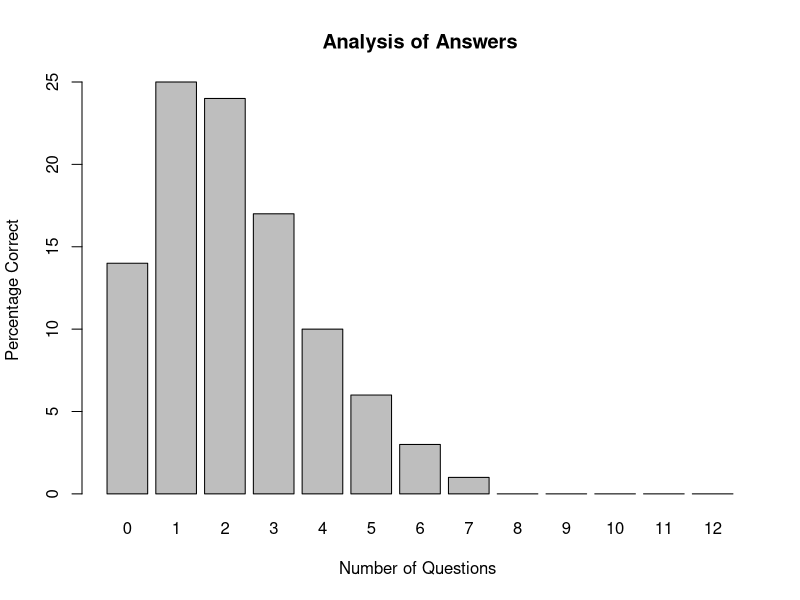
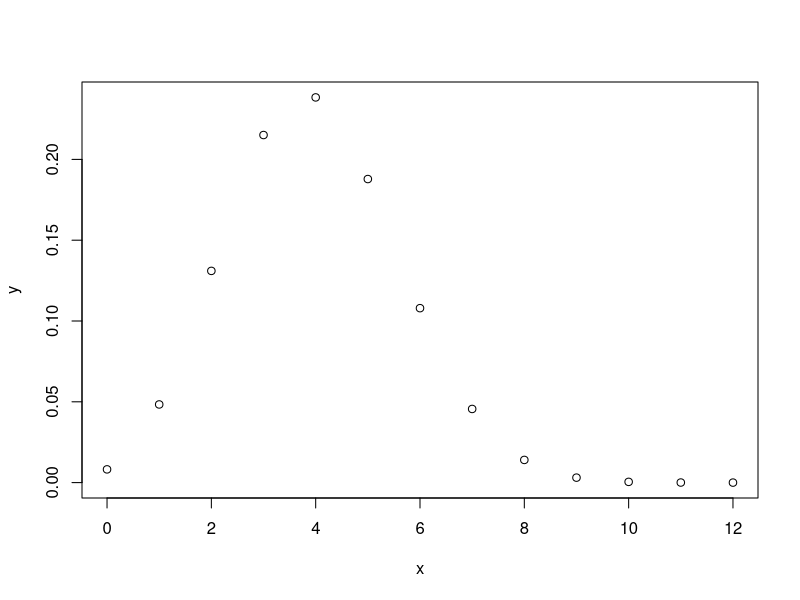
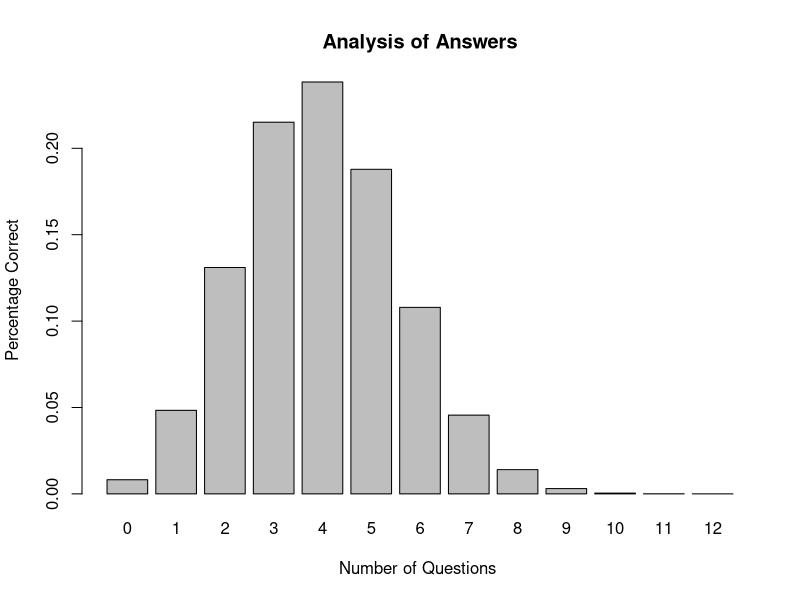
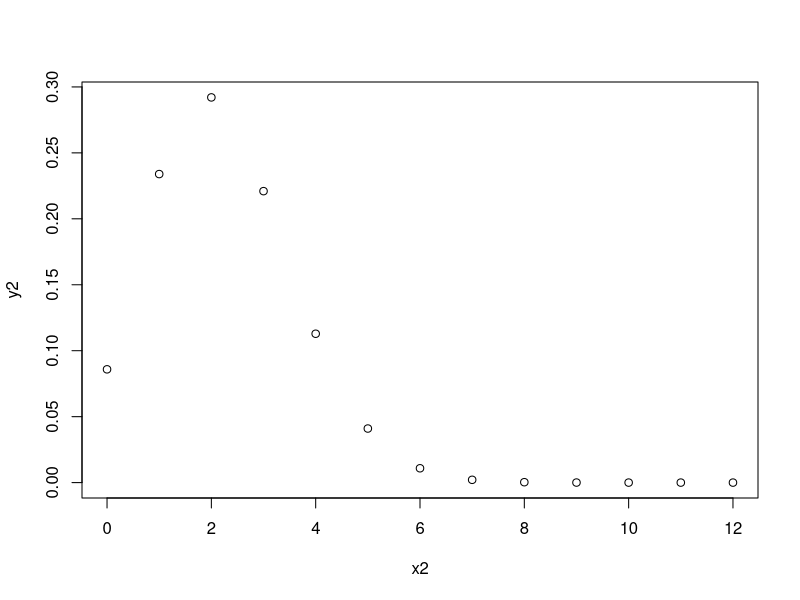
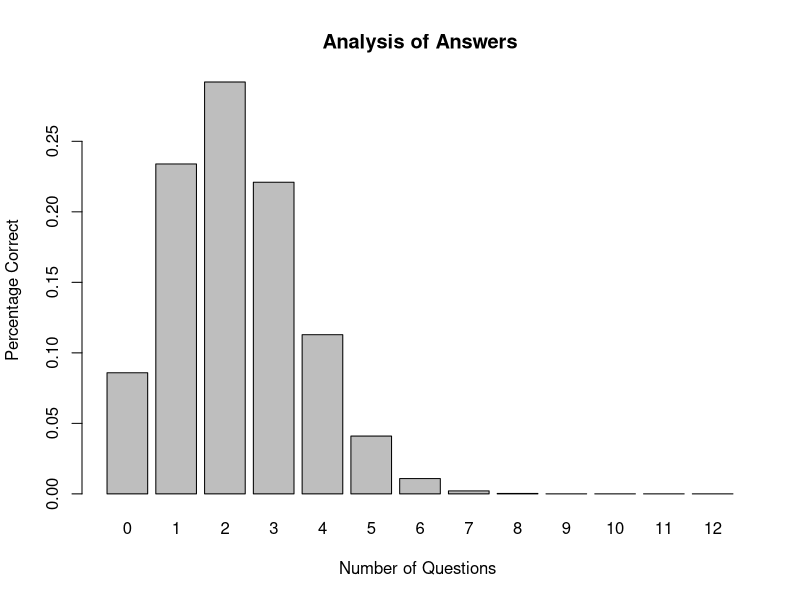

Write the R code that produced these figures, in order.
## ---- chunk 1
number_correct <- c(.14, .25, .24, .17, .1, .06, .03, .01, 0, 0, 0, 0, 0)
answers <- c(0:12)
number_correct <- number_correct * 100

barplot(number_correct ~ answers,
        horiz = FALSE, 
        main = "Analysis of Answers", 
        ylab = "Percentage Correct",
        xlab = "Number of Questions ")
## ---- chunk 2
x <- seq(0, 12, by = 1)
y <- dbinom(x, 12, 0.33)
plot(x, y)

barplot(y ~ x,
        horiz = FALSE, 
        main = "Analysis of Answers", 
        ylab = "Percentage Correct",
        xlab = "Number of Questions ")
## ---- chunk 3
x2 <- seq(0, 12, by = 1)
y2 <- dbinom(x, 12, 0.185)
plot(x2, y2)

barplot(y2 ~ x2,
        horiz = FALSE, 
        main = "Analysis of Answers", 
        ylab = "Percentage Correct",
        xlab = "Number of Questions ")
## ---- chunk 4
a <- pbinom(12, 12, .185)
b <- pbinom(5, 12, .185)
c <- a - b
c
